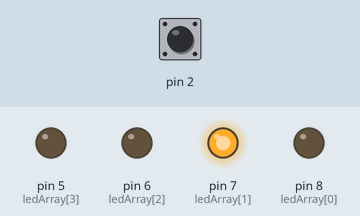
This sketch was run on a simulated Arduino Nano, built with avr-gcc and run on an emulated ATmega328P. On the bench: output pins drawn as LEDs (lit = HIGH). Inputs (shaded band) come from the test bench; at power-on: pin 2 LOW.

Above: at 1.2 s.
1.3 s: pin 2 driven HIGH
At 2.3 s:
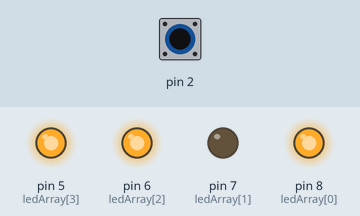
At 4.1 s:
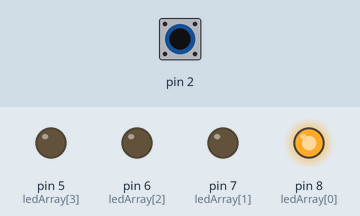
4.3 s: pin 2 pulsed LOW 2 times (0.12 s each, 0.3 s apart)
At 7.1 s:
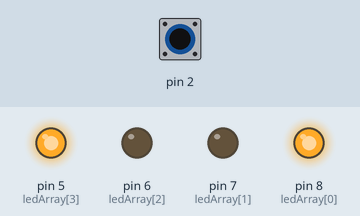
7.3 s: pin 2 pulsed LOW 5 times (0.12 s each, 0.3 s apart)
Timing chart, 0 to 16.3 s (numbered marks = the images above; inputs shaded):
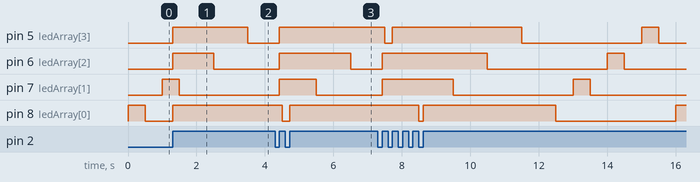

The sketch:

Arduino_Interrupt_Code.ino
```cpp
//Arduino Interrupt Kullanimi
//Created By Arif Mandal

/*Interrup Onemli Bilgiler:
 * General Syntax:attachInterrupt(digitalPinToInterrupt(pin),ISR,Mode);
 * 1.digitalPinToInterrupt(pin): arduino nano icin pin yerine 2 veya 3. pinleri yazabilirsiniz.
 * 2.ISR(Interrupt Service Routine ): Interrupt icin yazilmis foksiyonu cagirir.
 * 3.Mode: 3 adet mode vardir
 *    a)RISING: LOW dan HIGH'a gecerken tetiklenir.
 *    b)FALLING:HIGH dan LOW'a gecerken tetiklenir.
 *    c)CHANGE:LOW dan HIGH'a gecerken ve HIGH dan LOW'a gecerken tetiklenir, yani butona bir basmada
 *    iki kez olay gerceklesir
 * *****ISR kisa olmasi ve foksiyonun icinde delay olmamasi onerilir******

*/
int ledArray[4]={8,7,6,5};//yesil,sari,kirmizi,mavi
void setup() {
  for(int i=0; i<4;i++){
    pinMode(ledArray[i],OUTPUT);

    }
  attachInterrupt(digitalPinToInterrupt(2),butonKesme,RISING);

}

void loop() {
  for(int i=0;i<4;i++){
    digitalWrite(ledArray[i],HIGH);
    delay(500);
    digitalWrite(ledArray[i],LOW);
    delay(500);

    }

}


void butonKesme(){
  for(int i=0;i<4;i++){
    digitalWrite(ledArray[i],HIGH);
    //interrupt foksiyonu oldugu icin delay koymuyoruz.

    }


  }

 //Thank you...
```

Measured:
- after the input at 1.3 s, pin 8 (ledArray[0]): LOW → HIGH after 0.00 s instead of 2.7 s
- after the input at 4.3 s, pin 5 (ledArray[3]): LOW → HIGH after 0.12 s instead of 2.7 s
